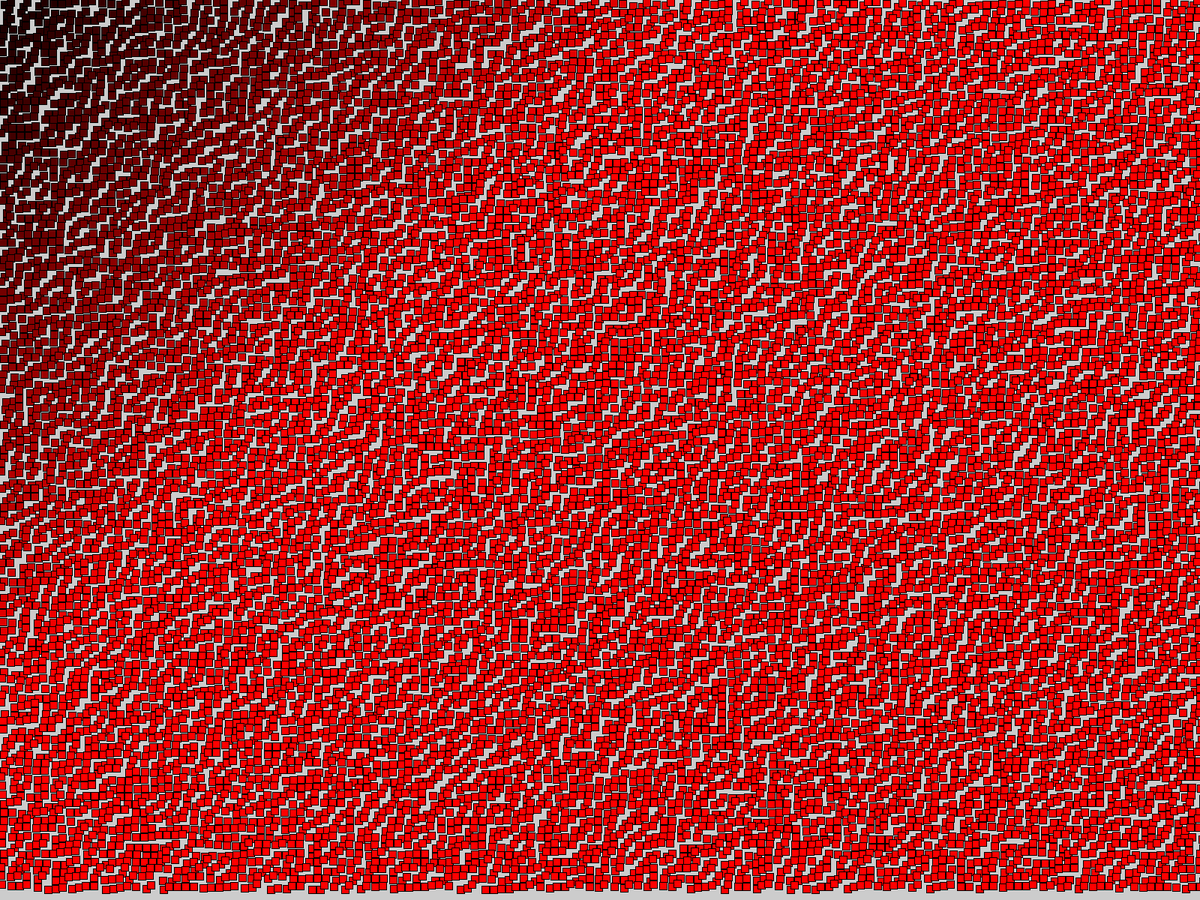
Frame 1 (no input)
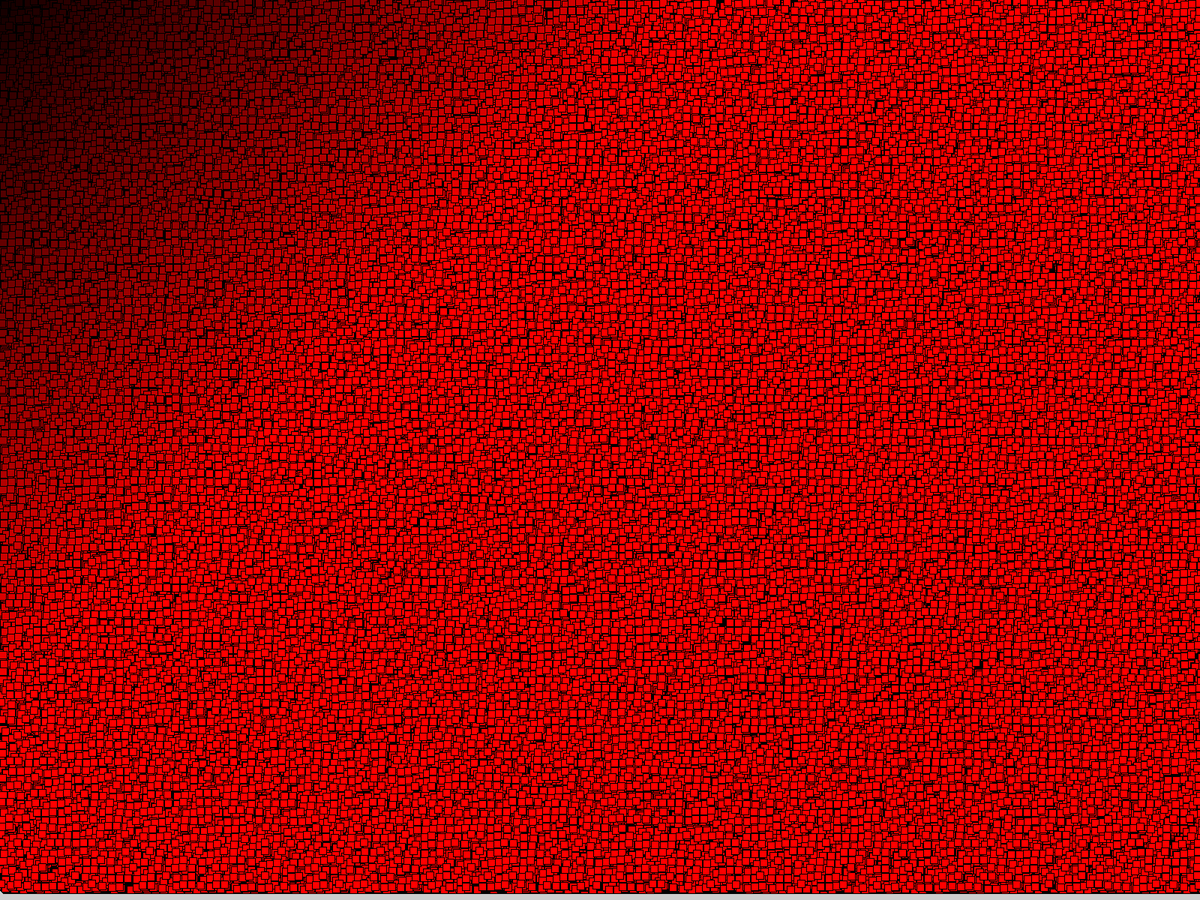
Frame 60 (the mouse pressed at the canvas centre just before this capture)
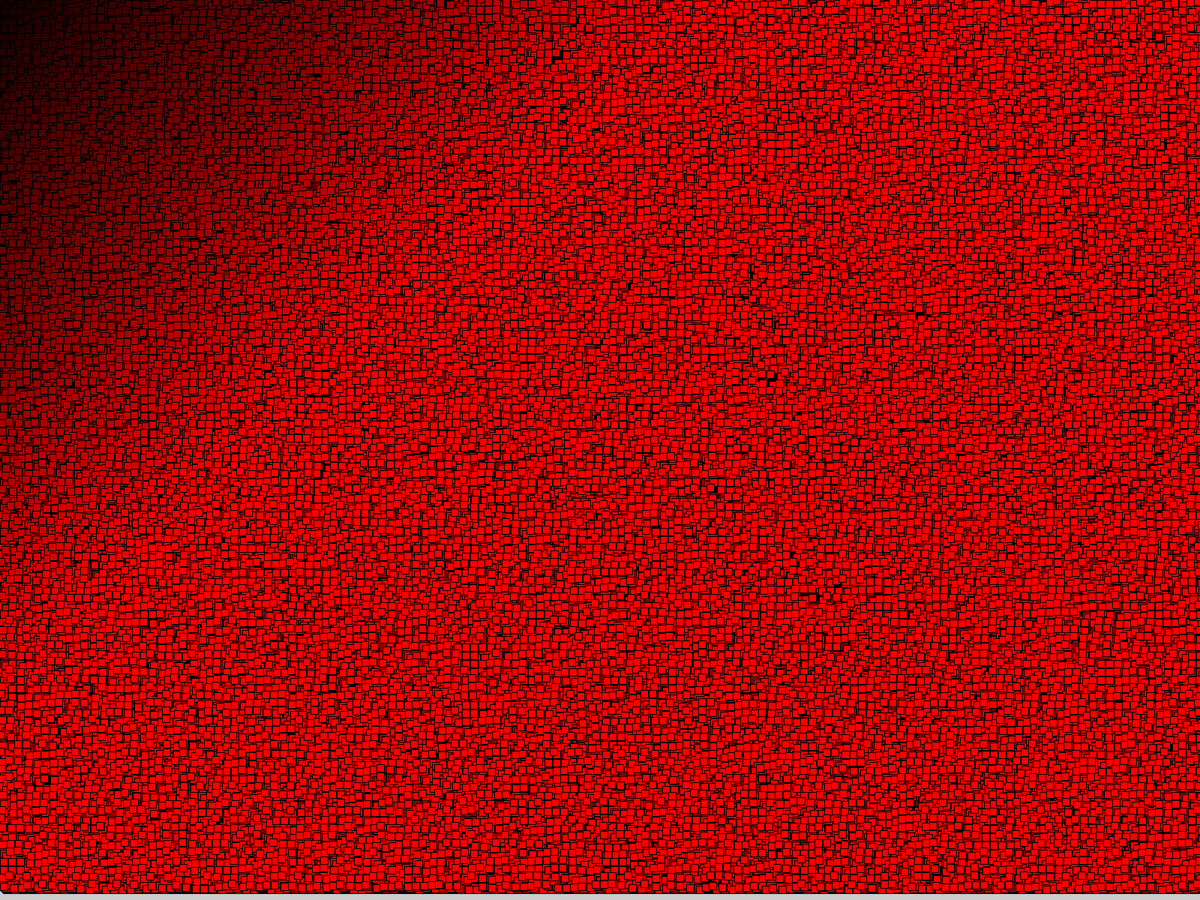
Frame 120 (the mouse held since frame 60 and released just before this capture)

The Processing sketch that drew these frames (run headless with seeded random() and noise(); from frame 60 on, the mouse is pressed at the canvas centre):

// Processing sketch: Firkantkunst
// ── Firkantkunst.pde
int xstart = 0;
int ystart = 0;
int b= 10; //firkants bredde
int a = 1; //afstand mellem firkanter
int e = 192; //mængde firkanter langs x-aksen
int f = 108; //mængde firkanter langs y-aksen
int jiggle = 5; // ryster firkanterne


void setup() {
  fullScreen();
  //size(500, 500);
}

void draw() {
  clear();
  for (int j=0; j<f; ++j) {
    int y = ystart + j*b + j*a;
    for (int i=0; i<e; ++i) {
      int x = xstart + i*b + i*a;
      int d = (int)random(-jiggle, jiggle);
      fill(20+(x + y)*0.25, 0, 0);
      rect(x+d, y+d, b, b);
    }
  }
}
